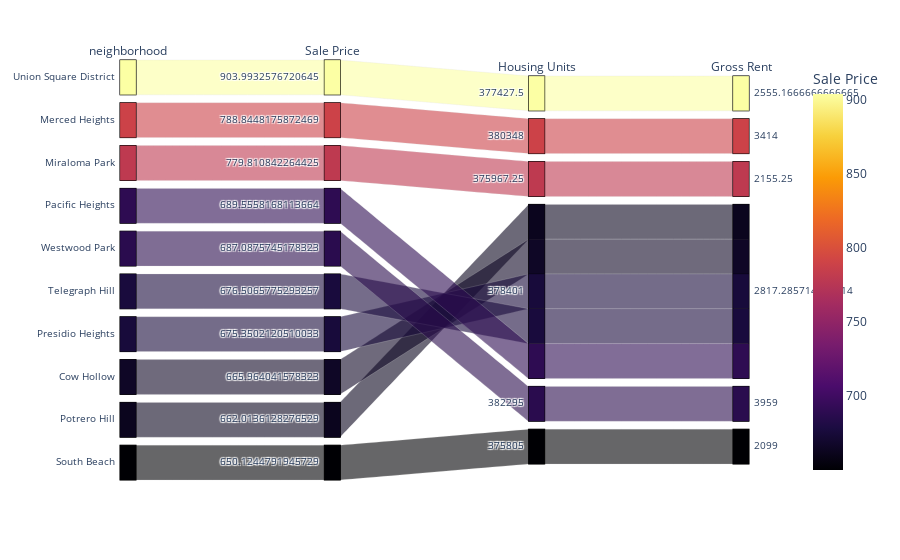

Here is the notebook cell this chart was saved with:
### Code cell
# Parallel Categories Plot
px.parallel_categories(
    average_sale_price.head(10),
    dimensions=["neighborhood","sale_price_sqr_foot", "housing_units", "gross_rent"],
    color="sale_price_sqr_foot",
    color_continuous_scale=px.colors.sequential.Inferno,
    labels={
        "sale_price_sqr_foot": "Sale Price",
        "housing_units": "Housing Units",
        "gross_rent": "Gross Rent",
    },
)

### Figure 1 — Plotly figure (JSON) as saved in the notebook; plotly's stock layout.template omitted (floating-point values rounded to 4 significant figures)
{"data": [{"dimensions": [{"label": "neighborhood", "values": ["Union Square District", "Merced Heights", "Miraloma Park", "Pacific Heights", "Westwood Park", "Telegraph Hill", "Presidio Heights", "Cow Hollow", "Potrero Hill", "South Beach"]}, {"label": "Sale Price", "values": [904.0, 788.8, 779.8, 689.6, 687.1, 676.5, 675.4, 666.0, 662.0, 650.1]}, {"label": "Housing Units", "values": [377400.0, 380348, 376000.0, 378401, 382295, 378401, 378401, 378401, 378401, 375805]}, {"label": "Gross Rent", "values": [2555.0, 3414, 2155.0, 2817.0, 3959, 2817.0, 2817.0, 2817.0, 2817.0, 2099]}], "domain": {"x": [0, 1], "y": [0, 1]}, "line": {"color": [904.0, 788.8, 779.8, 689.6, 687.1, 676.5, 675.4, 666.0, 662.0, 650.1], "coloraxis": "coloraxis"}, "name": "", "type": "parcats"}], "layout": {"coloraxis": {"colorbar": {"title": {"text": "Sale Price"}}, "colorscale": [[0, "#000004"], [0.1111, "#1b0c41"], [0.2222, "#4a0c6b"], [0.3333, "#781c6d"], [0.4444, "#a52c60"], [0.5556, "#cf4446"], [0.6667, "#ed6925"], [0.7778, "#fb9b06"], [0.8889, "#f7d13d"], [1, "#fcffa4"]]}, "legend": {"tracegroupgap": 0}, "margin": {"t": 60}}}
